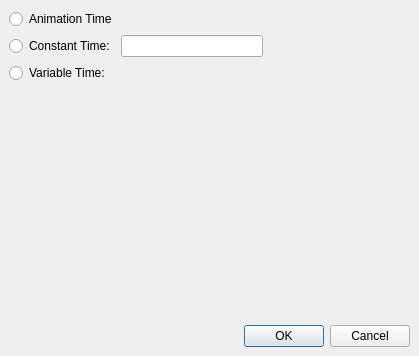
<ui version="4.0" >
 <class>pqPipelineTimeKeyFrameEditor</class>
 <widget class="QDialog" name="pqPipelineTimeKeyFrameEditor" >
  <property name="geometry" >
   <rect>
    <x>0</x>
    <y>0</y>
    <width>419</width>
    <height>356</height>
   </rect>
  </property>
  <property name="windowTitle" >
   <string>Dialog</string>
  </property>
  <layout class="QGridLayout" >
   <property name="margin" >
    <number>9</number>
   </property>
   <property name="spacing" >
    <number>6</number>
   </property>
   <item row="1" column="1" >
    <widget class="QLineEdit" name="constantTime" />
   </item>
   <item row="3" column="0" >
    <spacer>
     <property name="orientation" >
      <enum>Qt::Vertical</enum>
     </property>
     <property name="sizeHint" >
      <size>
       <width>20</width>
       <height>40</height>
      </size>
     </property>
    </spacer>
   </item>
   <item row="2" column="0" >
    <widget class="QRadioButton" name="variableRadio" >
     <property name="text" >
      <string>Variable Time:</string>
     </property>
    </widget>
   </item>
   <item row="4" column="0" colspan="3" >
    <widget class="QDialogButtonBox" name="buttonBox" >
     <property name="orientation" >
      <enum>Qt::Horizontal</enum>
     </property>
     <property name="standardButtons" >
      <set>QDialogButtonBox::Cancel|QDialogButtonBox::NoButton|QDialogButtonBox::Ok</set>
     </property>
    </widget>
   </item>
   <item row="1" column="2" >
    <spacer>
     <property name="orientation" >
      <enum>Qt::Horizontal</enum>
     </property>
     <property name="sizeHint" >
      <size>
       <width>40</width>
       <height>20</height>
      </size>
     </property>
    </spacer>
   </item>
   <item row="1" column="0" >
    <widget class="QRadioButton" name="constantRadio" >
     <property name="text" >
      <string>Constant Time:</string>
     </property>
    </widget>
   </item>
   <item rowspan="2" row="2" column="1" colspan="2" >
    <widget class="QWidget" native="1" name="container" >
     <property name="sizePolicy" >
      <sizepolicy>
       <hsizetype>5</hsizetype>
       <vsizetype>5</vsizetype>
       <horstretch>0</horstretch>
       <verstretch>0</verstretch>
      </sizepolicy>
     </property>
    </widget>
   </item>
   <item row="0" column="0" colspan="2" >
    <widget class="QRadioButton" name="noneRadio" >
     <property name="text" >
      <string>Animation Time</string>
     </property>
    </widget>
   </item>
  </layout>
 </widget>
 <tabstops>
  <tabstop>noneRadio</tabstop>
  <tabstop>constantRadio</tabstop>
  <tabstop>constantTime</tabstop>
  <tabstop>variableRadio</tabstop>
  <tabstop>buttonBox</tabstop>
 </tabstops>
 <resources/>
 <connections>
  <connection>
   <sender>buttonBox</sender>
   <signal>accepted()</signal>
   <receiver>pqPipelineTimeKeyFrameEditor</receiver>
   <slot>accept()</slot>
   <hints>
    <hint type="sourcelabel" >
     <x>248</x>
     <y>254</y>
    </hint>
    <hint type="destinationlabel" >
     <x>157</x>
     <y>274</y>
    </hint>
   </hints>
  </connection>
  <connection>
   <sender>buttonBox</sender>
   <signal>rejected()</signal>
   <receiver>pqPipelineTimeKeyFrameEditor</receiver>
   <slot>reject()</slot>
   <hints>
    <hint type="sourcelabel" >
     <x>316</x>
     <y>260</y>
    </hint>
    <hint type="destinationlabel" >
     <x>286</x>
     <y>274</y>
    </hint>
   </hints>
  </connection>
 </connections>
</ui>
